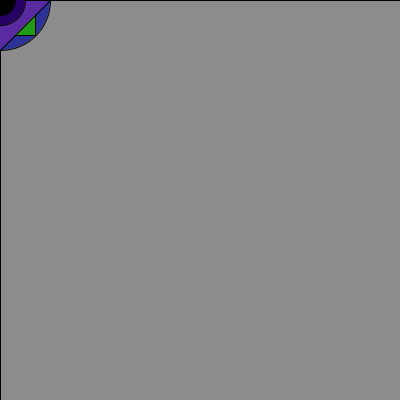
Frame 1 (no input)
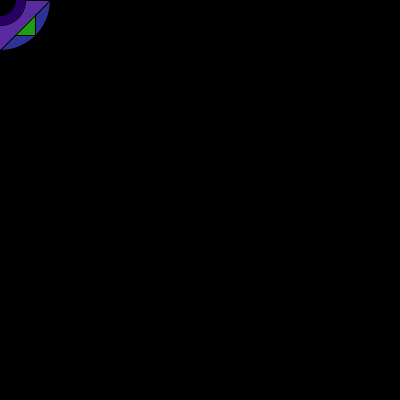
Frame 60 (the mouse pressed at the canvas centre just before this capture)
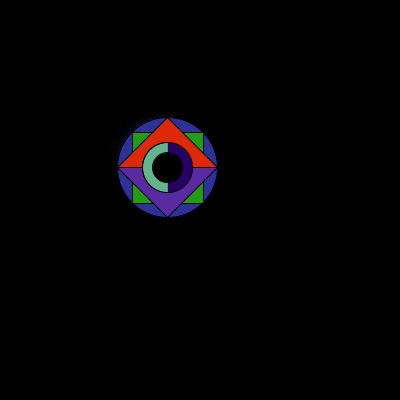
Frame 120 (the mouse held since frame 60 and released just before this capture)

The Processing sketch that drew these frames (run headless with seeded random() and noise(); from frame 60 on, the mouse is pressed at the canvas centre):

// Processing sketch: processing_153990
// ── processing_153990.pde

//Maria Cioffi
//copyright aksjaslkjfd

float x;
float y;
float myWidth = 100;
float myHeight = 100;
float easingFactor = .03;

void setup() {
 size(400,400); 
}

void draw() {
  rectMode(CENTER);
  
  fill(0, 80);
  rect(200,200,400,400);
  
  x = x+(mouseX-x)*easingFactor;
  y = y+(mouseY-y)*easingFactor;
  
  fill(45, 50, 150);
  ellipse(x,y,myWidth,myHeight);
  fill(34, 155, 22);
  rect(x,y,(myWidth/2)*sqrt(2.0),(myHeight/2)*sqrt(2.0));
  fill(222, 40, 10);
  triangle(x,y-(myHeight/2),x+(myWidth/2), y, x-(myWidth/2), y);
  fill(90,43,160);
  triangle(x,y+(myHeight/2),x+(myWidth/2), y, x-(myWidth/2), y);
  fill(40,0, 100);
  ellipse(x,y,myWidth-50,myHeight-50);
  fill(100, 180, 140);
  arc(x,y,myWidth-50,myHeight-50,PI/2.0,3.0*PI/2.0);
  fill(0);
  ellipse(x,y,30,30);
}
